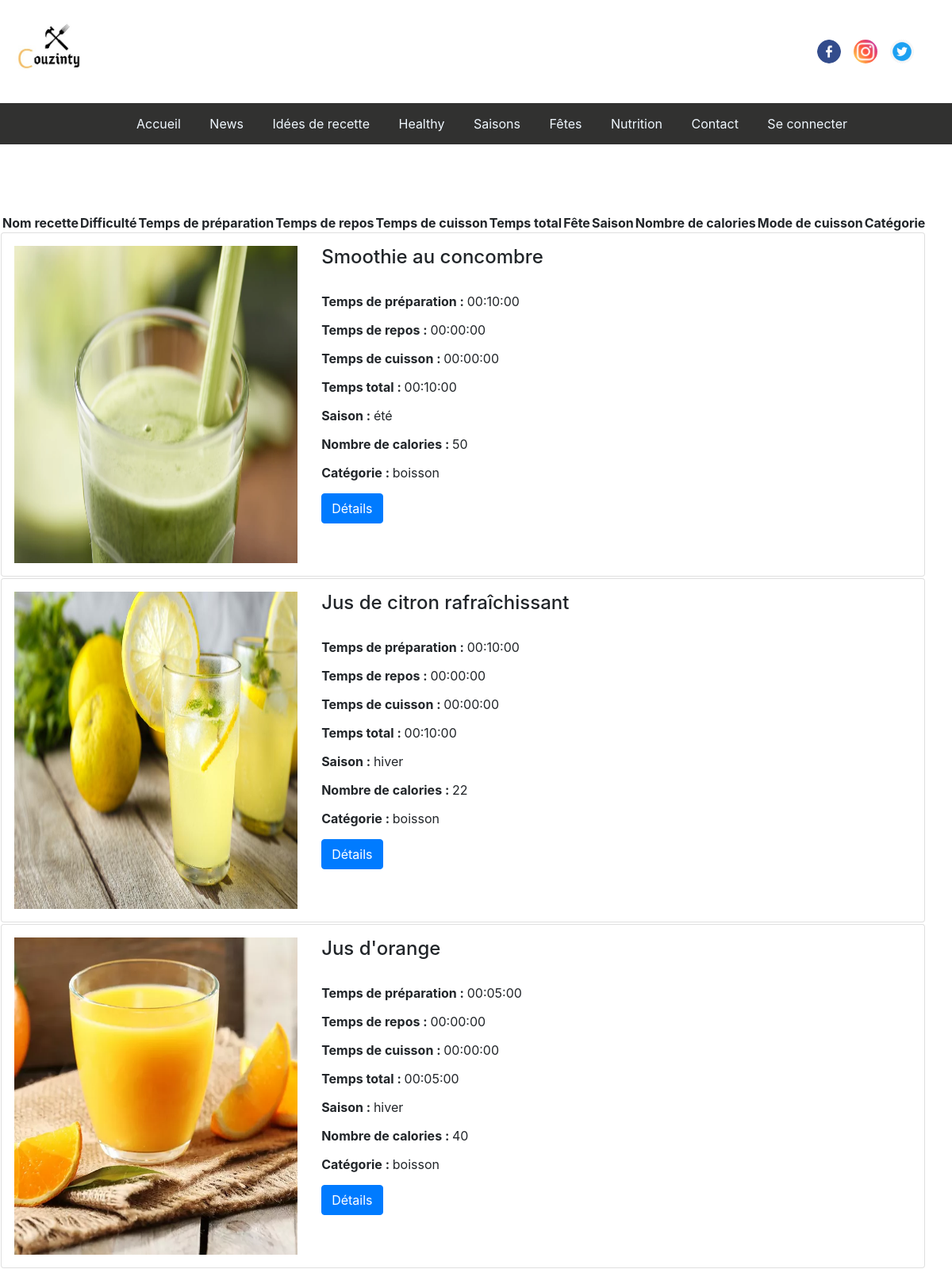
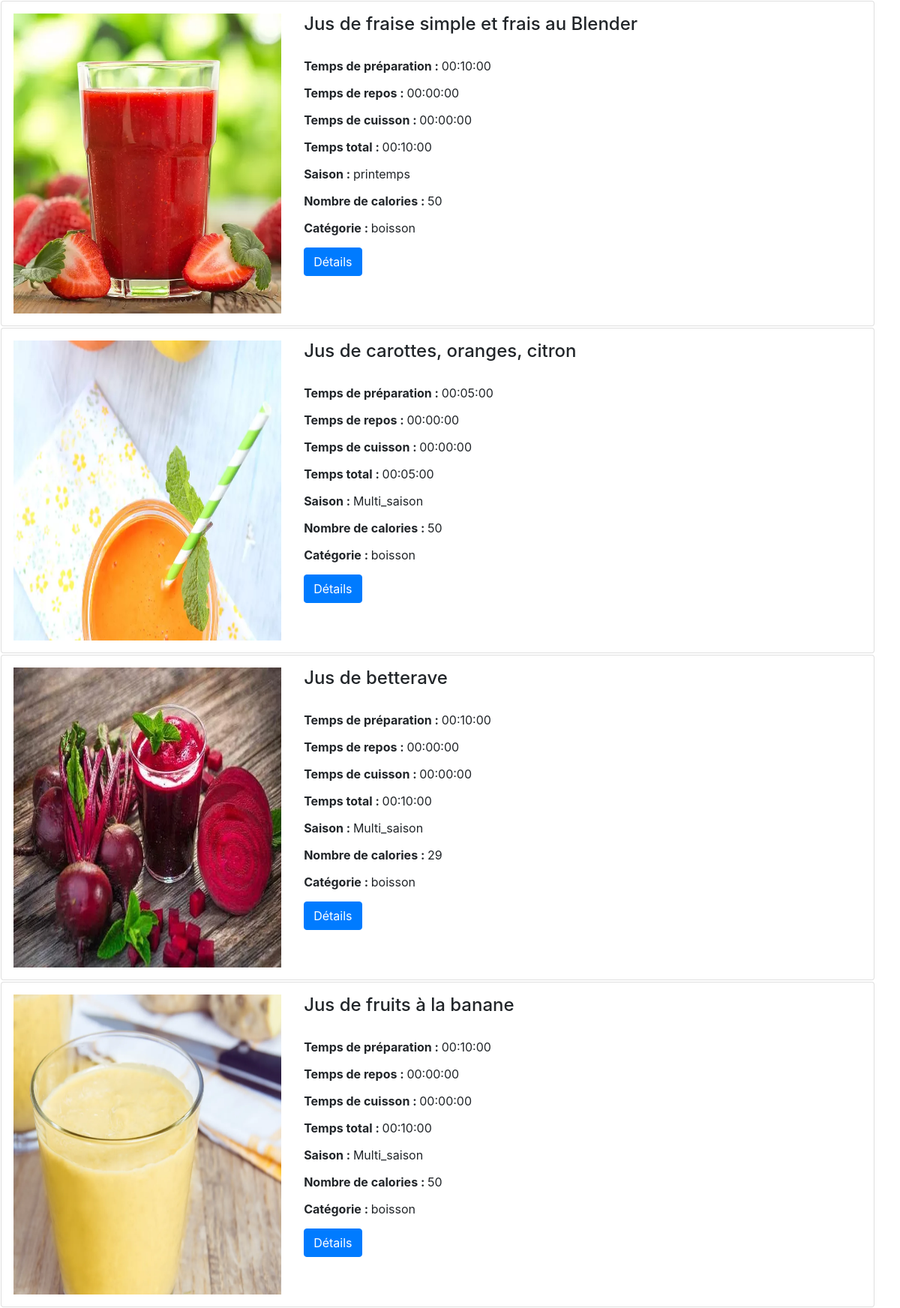
Page /Couzinty/boissons.php (upper part) on the committed database (2 pictures, top to bottom).
### tables this page shows
CREATE TABLE `recette` (
  `id_recette` int(11) NOT NULL,
  `nom_recette` varchar(255) NOT NULL,
  `description` text NOT NULL,
  `image` text NOT NULL,
  `difficulte` varchar(255) NOT NULL,
  `temps_prepa` time NOT NULL,
  `temps_repos` time NOT NULL,
  `temps_cuisson` time NOT NULL,
  `temps_total` time NOT NULL,
  `liste_ingredients` longtext NOT NULL,
  `liste_etapes` longtext NOT NULL,
  `healthy` enum('oui','non') NOT NULL DEFAULT 'non',
  `calories` int(11) NOT NULL,
  `notation` int(11) NOT NULL,
  `mode_cuisson` varchar(255) NOT NULL,
  `categorie_nom` varchar(255) NOT NULL,
  `saison` varchar(255) NOT NULL,
  `fete` enum('quotidien','mariage','circoncision','aid','achoura') NOT NULL,
  `news` enum('oui','non') NOT NULL DEFAULT 'non',
  `valide_recette` enum('oui','non') NOT NULL DEFAULT 'oui'
);

### Couzinty/controllers/boissons_controller.php (called while the page is built)
<?php
 require_once($_SERVER['DOCUMENT_ROOT'].'./projet_tdw/models/boissons_model.php');
 require_once($_SERVER['DOCUMENT_ROOT'].'./projet_tdw/views/boissons_view.php');
class boissons_controller
{
function afficher_boissons(){
$v=new boissons_view();
$v->afficher_boissons();
}
public function getBoissons(){
    $mdl=new boissons_model();
    $r=$mdl->getBoissons();
    return $r;
}
}
?>

### Couzinty/boissons.php (called while the page is built)
<?php
    require_once($_SERVER['DOCUMENT_ROOT'].'./projet_tdw/controllers/boissons_controller.php');
    $v= new boissons_controller();
    $v->afficher_boissons();
?>

### Couzinty/models/boissons_model.php (called while the page is built, shortened)
<?php
require_once($_SERVER['DOCUMENT_ROOT'].'./projet_tdw/controllers/boissons_controller.php');
class boissons_model{
    private $dbname="projet_tdw";
    private $host="localhost";
    private $user="root";
    private $password="";
    private function connecter($dbname,$host,$user,$password){
        $c="mysql:host=$host;dbname=$dbname;";
        try {
            $db= new PDO($c,$user,$password);
        } catch (PDOException $ex) {
            printf("erreur de connexion à la base de donnée",$ex->getMessage());
            exit();
        }
        return $db;
    }
    private function requete($db,$r){
        return $db->query($r);
    }
    public function getBoissons(){
        $db=$this->connecter($this->dbname,$this->host,$this->user,$this->password);
        $q="SELECT * FROM recette where categorie_nom = 'boisson' AND valide_recette='oui'";
        $r=$this->requete($db,$q);
        return $r;
    }
}
?>

### Couzinty/views/boissons_view.php (the view, shortened to what this page needs)
<link rel = "stylesheet" href = "./css/bootstrap.min.css">
<link rel = "stylesheet" href = "./css/style.css">
<?php
require_once($_SERVER['DOCUMENT_ROOT'].'./projet_tdw/controllers/boissons_controller.php');
class boissons_view
{
    public function entete()
    {
    ?>
        <head>
        </head>
        <div id="container-slider" class = "container-responsive">
        <nav class="navbar navbar-expand-sm justify-content-between">
        <a class="navbar-brand mr-50" href="#">
        <img src="./img/couzinty.jpg" alt="Logo" style="border:none;width:100px;">
        </a>
        <nav class="navbar navbar-expand-sm justify-content-between" style="margin-top: 0%;">
        <a class="navbar-brand" href="https://www.facebook.com">
        <img src="./img/facebook.png" class="rounded-circle" alt="Logo" style="width:30px;">
        </a>
        <a class="navbar-brand mr-50" href="https://www.instagram.com">
        <img src="./img/instagram.png" class="rounded-circle" alt="Logo" style="width:30px;">
        </a>
        <a class="navbar-brand" href="https://www.twitter.com">
        <img src="./img/twitter.png" class="rounded-circle" alt="Logo" style="width:30px;">
        </a>
        </nav>
        </nav>
        </div>
    <?php
    }
    public function menu()
    {
    ?>
     <div>
     <center>
     <nav class="menu">
     <ul>
     <?php if (!isset($_SESSION["id_utilisateur"])) { ?>
      <li><a href="./index.php" class="lien">Accueil</a></li>
      <?php } else { ?>
      <li><a href="./accueil_utilisateur.php" class="lien">Accueil</a></li>
      <?php } ?>
      <li><a href="./news.php" class="lien">News</a></li>
      <li><a href="./idées_recette.php" class="lien">Idées de recette</a></li>
      <li><a href="./healthy.php" class="lien">Healthy</a></li>
      <li><a href="./saison.php" class="lien">Saisons</a></li>
      <li><a href="./fete.php" class="lien">Fêtes</a></li>
      <li><a href="./nutrition.php" class="lien">Nutrition</a></li>
      <li><a href="./contact.php" class="lien">Contact</a></li>
      <?php if (!isset($_SESSION["id_utilisateur"])) { ?>
      <li><a href="./login.php" class="lien">Se connecter</a></li>
      <?php } else { ?>
      <li><a href="./deconnexion.php" class="lien">Déconnexion</a></li>
      <?php } ?>
     </ul>
     </nav>
     </center>
    </div>
     <?php
     }
     public function contenu()
     {
     ?>
        <link href="https://stackpath.bootstrapcdn.com/bootstrap/4.3.1/css/bootstrap.min.css" rel="stylesheet"/>
        <link href="https://use.fontawesome.com/releases/v5.6.3/css/all.css" rel="stylesheet"/>
        <link href="https://unpkg.com/bootstrap-table@1.18.3/dist/bootstrap-table.min.css" rel="stylesheet"/>
   <div class="container-responsive">
   <table class="table-borderless" id="table" data-toggle="table" data-filter-control="true" data-escape="false" data-click-to-select="true" class="table">
	<thead style="float:left;">
		<tr>
         <th id="im" data-field="image"></th>
			<th data-field="nom" data-filter-control="input" data-sortable="true">Nom recette</th>
			<th data-visible="false" data-field="diff" data-filter-control="input" data-sortable="true">Difficulté</th>
			<th data-field="temps_prepa" data-filter-control="input" data-sortable="true">Temps de préparation</th>
         <th data-field="temps_repos" data-filter-control="input" data-sortable="true">Temps de repos</th>
         <th data-field="temps_cuisson" data-filter-control="input" data-sortable="true">Temps de cuisson</th>
         <th data-field="temps_total" data-filter-control="input" data-sortable="true">Temps total</th>
         <th data-visible="false" data-field="fete" data-filter-control="input" data-sortable="true">Fête</th>
         <th data-field="saison" data-filter-control="input" data-sortable="true">Saison</th>
			<th data-field="calories" data-filter-control="input" data-sortable="true">Nombre de calories</th>
         <th data-visible="false" data-field="mode_cuiss" data-filter-control="input" data-sortable="true">Mode de cuisson</th>
         <th data-field="categorie" data-filter-control="input" data-sortable="true">Catégorie</th>
		</tr>
	</thead>
	<tbody>
   <?php
                $cpt=0;
                $controller = new boissons_controller();
                $resultat = $controller->getBoissons();
                foreach ($resultat as $row) { $cpt++; if (!empty($row['nom_recette'])) {?>
                    <tr>
                        <td><div class="card col-md-12 p-3">
    		<div class="row ">
    			<div class="col-md-4">
              <?php echo $row["image"] ?>
    			</div>
    			<div class="col-md-8">
    				<div class="card-block">
                <h4 class="card-title"><?php echo $row["nom_recette"] ?></h4>
                  <br/>
                  <p><b>Temps de préparation : </b><?php echo $row["temps_prepa"] ?></p>
                  <p><b>Temps de repos : </b><?php echo $row["temps_repos"] ?></p>
                  <p><b>Temps de cuisson : </b><?php echo $row["temps_cuisson"] ?></p>
                  <p><b>Temps total : </b><?php echo $row["temps_total"] ?></p>
                  <p><b>Saison : </b><?php echo $row["saison"] ?></p>
                  <p><b>Nombre de calories : </b><?php echo $row["calories"] ?></p>
                  <p><b>Catégorie : </b><?php echo $row["categorie_nom"] ?></p>
    					<a class="btn btn-primary" href="./recette.php?nomRecette=<?php echo $row["nom_recette"] ?>">Détails</a>
    				</div>
    			</div>
    		</div>
    	</div></td>
                        <td id="nom"><input value="<?php echo $row["nom_recette"] ?>" /></td>
                        <td id="diff"><input value="<?php echo $row["difficulte"] ?>" /></td>
                        <td id="prep"><input value="<?php echo $row["temps_prepa"] ?>" /></td>
                        <td id="repos"><input value="<?php echo $row["temps_repos"] ?>" /></td>
                        <td id="cui"><input value="<?php echo $row["temps_cuisson"] ?>" /></td>
                        <td id="tot"><input value="<?php echo $row["temps_total"] ?>" /></td>
                        <td id="fete"><input value="<?php echo $row["fete"] ?>" /></td>
                        <td id="sais"><input value="<?php echo $row["saison"] ?>" /></td>
                        <td id="cal"><input value="<?php echo $row["calories"] ?>" /></td>
                        <td id="mod"><input value="<?php echo $row["mode_cuisson"] ?>" /></td>
                        <td id="cat"><input value="<?php echo $row["categorie_nom"] ?>" /></td>
                    <tr>
                    <?php }
                }
                ?>
              </tbody>
             </table>
             </div>
    <?php
    }
    ?>
    <?php
    public function afficher_boissons()
    {
        $this->entete();
        $this->menu();
        $this->contenu();
    }
}
?>

### Couzinty/css/style.css (style rules this page uses)
.menu ul li { display:inline-block; }
.menu { top: 0; position: sticky; background-color:rgb(49, 49, 48); padding: 0px; margin: 0; }
.menu li a { display: inline-block; color: aliceblue; text-align: center; padding: 14px 16px; text-decoration: none; }
img { width: 100%; border-right: 2px solid black; }

### Couzinty/views/boissons_view.php (style rules this page uses)
div.col-md-4 { height: 400px; }
div.col-md-4 img { width: 100%; height:100%; }

### rows in the picture
recette: image (picture), nom_recette "Smoothie au concombre", temps_prepa "00:10:00", temps_repos "00:00:00", temps_cuisson "00:00:00", temps_total "00:10:00", saison "été", calories "50", categorie_nom "boisson"
recette: image (picture), nom_recette "Jus de citron rafraîchissant", temps_prepa "00:10:00", temps_repos "00:00:00", temps_cuisson "00:00:00", temps_total "00:10:00", saison "hiver", calories "22", categorie_nom "boisson"
recette: image (picture), nom_recette "Jus d'orange", temps_prepa "00:05:00", temps_repos "00:00:00", temps_cuisson "00:00:00", temps_total "00:05:00", saison "hiver", calories "40", categorie_nom "boisson"
recette: image (picture), nom_recette "Jus de fraise simple et frais au Blender", temps_prepa "00:10:00", temps_repos "00:00:00", temps_cuisson "00:00:00", temps_total "00:10:00", saison "printemps", calories "50", categorie_nom "boisson"
recette: image (picture), nom_recette "Jus de carottes, oranges, citron", temps_prepa "00:05:00", temps_repos "00:00:00", temps_cuisson "00:00:00", temps_total "00:05:00", saison "Multi_saison", calories "50", categorie_nom "boisson"
recette: image (picture), nom_recette "Jus de betterave", temps_prepa "00:10:00", temps_repos "00:00:00", temps_cuisson "00:00:00", temps_total "00:10:00", saison "Multi_saison", calories "29", categorie_nom "boisson"
recette: image (picture), nom_recette "Jus de fruits à la banane", temps_prepa "00:10:00", temps_repos "00:00:00", temps_cuisson "00:00:00", temps_total "00:10:00", saison "Multi_saison", calories "50", categorie_nom "boisson"
